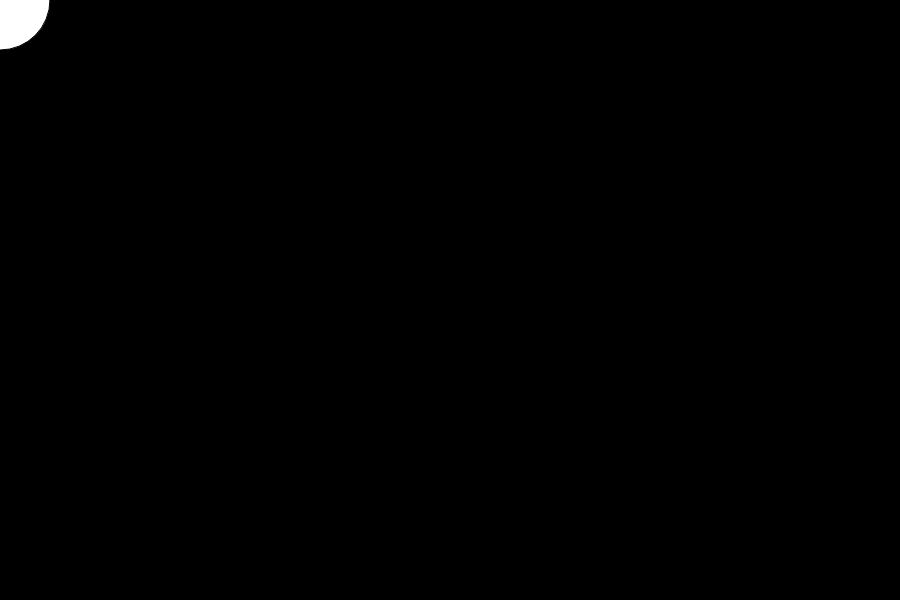
Frame 1 (no input)
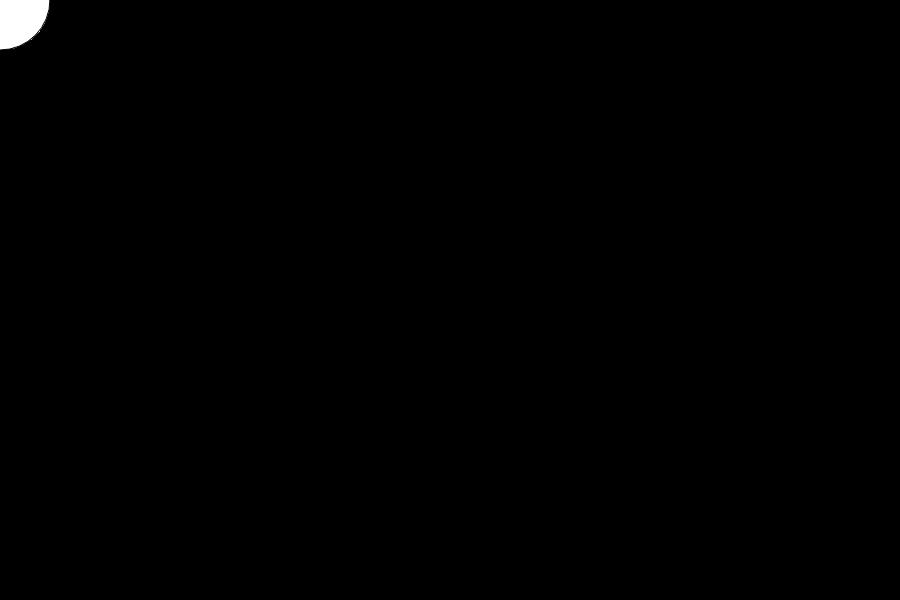
Frame 60 (no input)
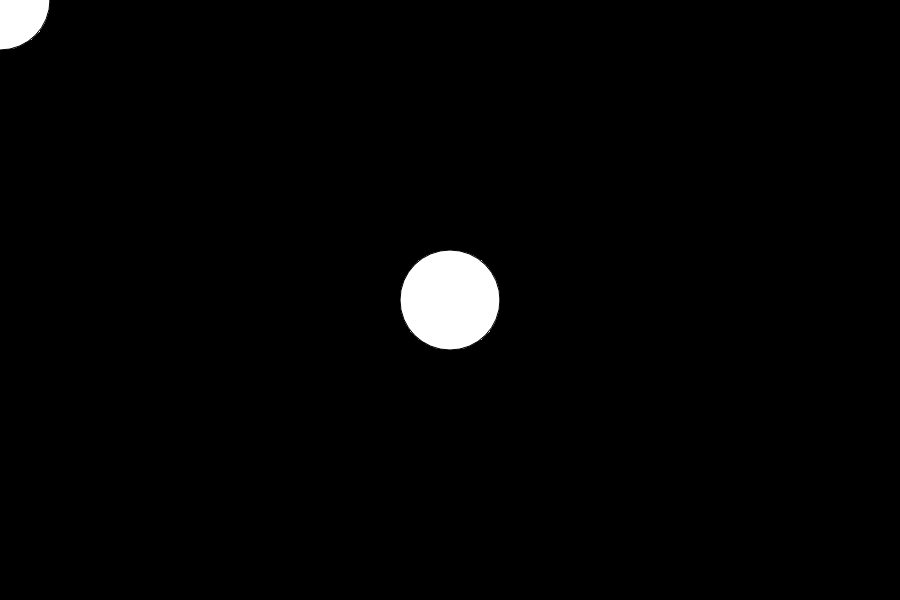
Frame 120 (the mouse pressed at the canvas centre since frame 60)

The p5.js sketch that drew these frames (run headless with seeded random() and noise() and a simulated clock; from frame 60 on, the mouse is pressed at the canvas centre):

// p5.js sketch
// ── sketch.js
function setup() {
    createCanvas(900, 600);
    background(0);
}

function draw() {
    fill(255)
    ellipse(mouseX,mouseY,100,100)
}
